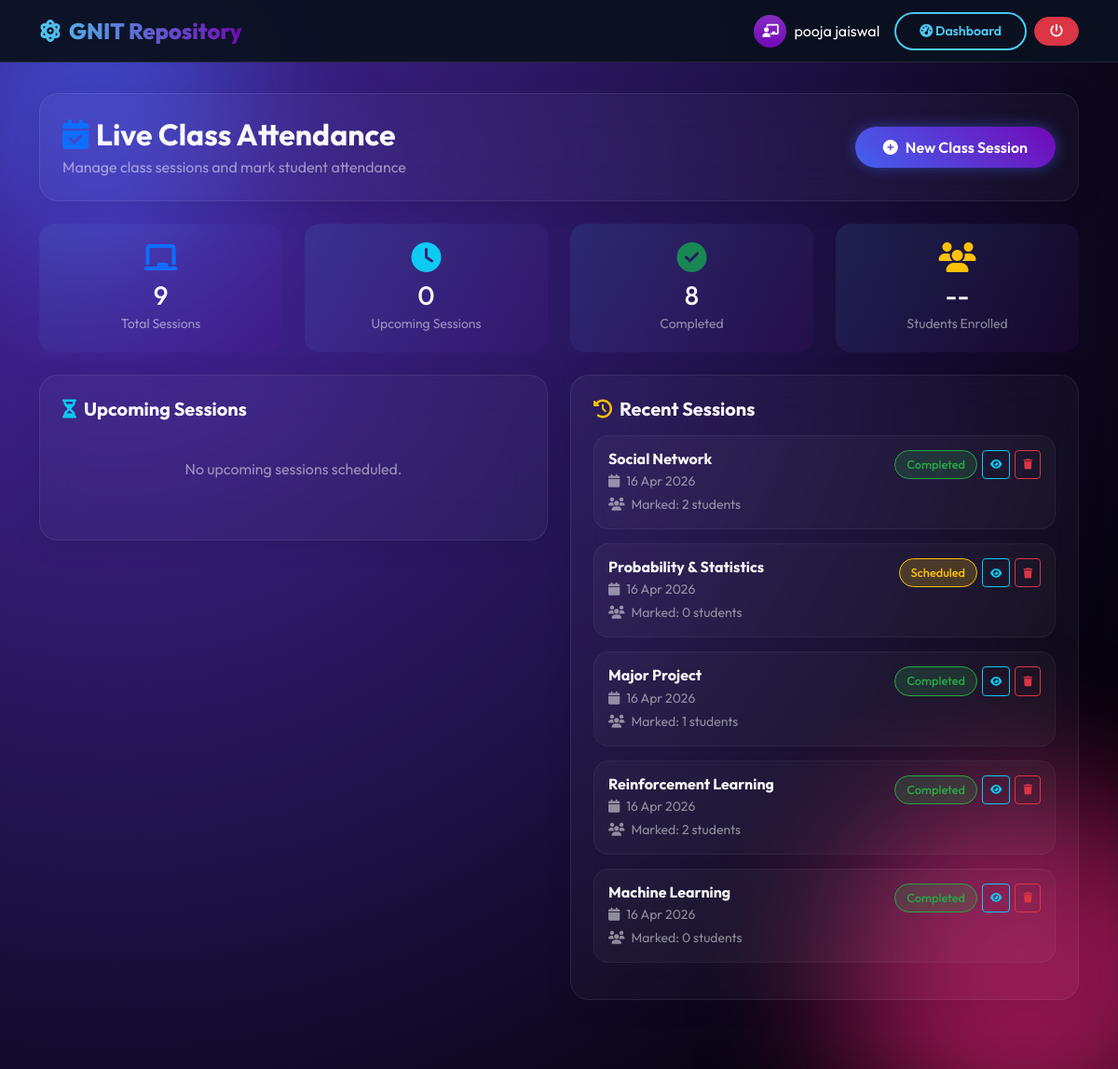
The page /gn-repository/faculty-attendance.php (signed in) on the database its author committed.
### tables this page shows
CREATE TABLE `class_sessions` (
  `id` int(11) NOT NULL,
  `faculty_id` int(11) NOT NULL,
  `subject_id` int(11) NOT NULL,
  `branch` varchar(10) NOT NULL,
  `year` int(11) NOT NULL,
  `semester` int(11) NOT NULL,
  `lecture_topic` varchar(200) DEFAULT NULL,
  `lecture_date` date NOT NULL,
  `start_time` time DEFAULT NULL,
  `end_time` time DEFAULT NULL,
  `status` enum('scheduled','ongoing','completed','cancelled') DEFAULT 'scheduled',
  `created_at` timestamp NOT NULL DEFAULT current_timestamp()
);

CREATE TABLE `subjects` (
  `id` int(11) NOT NULL,
  `subject_code` varchar(20) NOT NULL,
  `subject_name` varchar(100) NOT NULL,
  `branch` varchar(10) NOT NULL,
  `semester` int(11) NOT NULL CHECK (`semester` between 1 and 8),
  `created_at` timestamp NOT NULL DEFAULT current_timestamp()
);

### gn-repository/faculty-attendance.php (the view, shortened to what this page needs)
<?php
require_once 'config.php';
$stmt = $pdo->prepare("SELECT id FROM faculty WHERE user_id = ?");
$stmt->execute([$_SESSION['user_id']]);
$faculty = $stmt->fetch(PDO::FETCH_ASSOC);
$faculty_id = $faculty['id'];
$stmt = $pdo->prepare("
    SELECT cs.*, s.subject_name, s.subject_code
    FROM class_sessions cs
    JOIN subjects s ON cs.subject_id = s.id
    WHERE cs.faculty_id = ? AND cs.lecture_date >= CURDATE() AND cs.status != 'completed'
    ORDER BY cs.lecture_date ASC, cs.start_time ASC
");
$stmt->execute([$faculty_id]);
$upcomingSessions = $stmt->fetchAll(PDO::FETCH_ASSOC);
$stmt = $pdo->prepare("
    SELECT cs.*, s.subject_name, s.subject_code,
        (SELECT COUNT(*) FROM attendance_records WHERE session_id = cs.id) as marked_count
    FROM class_sessions cs
    JOIN subjects s ON cs.subject_id = s.id
    WHERE cs.faculty_id = ? AND (cs.lecture_date < CURDATE() OR cs.status = 'completed')
    ORDER BY cs.lecture_date DESC, cs.start_time DESC
    LIMIT 50
");
$stmt->execute([$faculty_id]);
$pastSessions = $stmt->fetchAll(PDO::FETCH_ASSOC);
?>
<!DOCTYPE html>
<html lang="en">
<head>
  <link href="https://cdn.jsdelivr.net/npm/bootstrap@5.3.0/dist/css/bootstrap.min.css" rel="stylesheet">
  <link rel="stylesheet" href="https://cdnjs.cloudflare.com/ajax/libs/font-awesome/6.4.0/css/all.min.css">
  <link rel="stylesheet" href="css/style.css">
  <link rel="stylesheet" href="css/dashboard.css">
</head>
<body>
  <div class="bg-animated">
    <div class="floating-shape shape-1"></div>
    <div class="floating-shape shape-2"></div>
  </div>
  <nav class="navbar navbar-expand-lg fixed-top">
    <div class="container">
      <a class="navbar-brand" href="index.html">
        <i class="fas fa-atom me-2"></i>GNIT Repository
      </a>
      <div class="ms-auto d-flex align-items-center">
        <div class="bg-gradient rounded-circle me-2 d-flex align-items-center justify-content-center"
          style="width:35px; height:35px; background: var(--purple);">
          <i class="fas fa-chalkboard-teacher small"></i>
        </div>
        <span class="text-white me-3"><?php echo htmlspecialchars($_SESSION['name']); ?></span>
        <a href="faculty-dashboard.php" class="btn btn-sm btn-outline-glow me-2">
          <i class="fas fa-tachometer-alt"></i> Dashboard
        </a>
        <a href="logout.php" class="btn btn-sm btn-danger rounded-pill px-3">
          <i class="fas fa-power-off"></i>
        </a>
      </div>
    </div>
  </nav>
  <div class="container" style="padding-top: 100px; padding-bottom: 50px;">
    <div class="row">
      <div class="col-12 mb-4">
        <div class="glass-panel p-4">
          <div class="d-flex justify-content-between align-items-center flex-wrap gap-3">
            <div>
              <h2 class="fw-bold mb-1"><i class="fas fa-calendar-check text-primary me-2"></i>Live Class Attendance</h2>
              <p class="text-white-50 mb-0">Manage class sessions and mark student attendance</p>
            </div>
            <div class="d-flex gap-2">
              <button class="btn btn-glow" data-bs-toggle="modal" data-bs-target="#createSessionModal">
                <i class="fas fa-plus-circle me-2"></i>New Class Session
              </button>
            </div>
          </div>
        </div>
      </div>
    </div>
    <div class="row g-4 mb-4">
      <div class="col-md-3">
        <div class="quick-stats">
          <i class="fas fa-chalkboard fa-2x text-primary mb-2"></i>
          <h3 class="mb-0"><?php echo count($upcomingSessions) + count($pastSessions); ?></h3>
          <small class="text-white-50">Total Sessions</small>
        </div>
      </div>
      <div class="col-md-3">
        <div class="quick-stats">
          <i class="fas fa-clock fa-2x text-info mb-2"></i>
          <h3 class="mb-0"><?php echo count($upcomingSessions); ?></h3>
          <small class="text-white-50">Upcoming Sessions</small>
        </div>
      </div>
      <div class="col-md-3">
        <div class="quick-stats">
          <i class="fas fa-check-circle fa-2x text-success mb-2"></i>
          <h3 class="mb-0">
            <?php echo count(array_filter($pastSessions, function($s) { return $s['status'] == 'completed'; })); ?></h3>
          <small class="text-white-50">Completed</small>
        </div>
      </div>
      <div class="col-md-3">
        <div class="quick-stats">
          <i class="fas fa-users fa-2x text-warning mb-2"></i>
          <h3 class="mb-0" id="totalStudents">--</h3>
          <small class="text-white-50">Students Enrolled</small>
        </div>
      </div>
    </div>
    <div class="row">
      <div class="col-lg-6 mb-4">
        <div class="glass-panel p-4">
          <h5 class="fw-bold mb-3"><i class="fas fa-hourglass-half text-info me-2"></i>Upcoming Sessions</h5>
          <?php if (empty($upcomingSessions)): ?>
          <p class="text-center text-white-50 py-4">No upcoming sessions scheduled.</p>
          <?php endif; ?>
        </div>
      </div>
      <div class="col-lg-6 mb-4">
        <div class="glass-panel p-4">
          <h5 class="fw-bold mb-3"><i class="fas fa-history text-warning me-2"></i>Recent Sessions</h5>
          <?php if (empty($pastSessions)): ?>
          <p class="text-center text-white-50 py-4">No past sessions found.</p>
          <?php else: ?>
          <?php foreach (array_slice($pastSessions, 0, 5) as $session): ?>
          <div class="session-card">
            <div class="d-flex justify-content-between align-items-start">
              <div>
                <h6 class="fw-bold mb-1"><?php echo htmlspecialchars($session['subject_name']); ?></h6>
                <p class="small text-white-50 mb-1">
                  <i class="fas fa-calendar me-1"></i> <?php echo date('d M Y', strtotime($session['lecture_date'])); ?>
                </p>
                <p class="small text-white-50 mb-0">
                  <i class="fas fa-users me-1"></i> Marked: <?php echo $session['marked_count']; ?> students
                </p>
              </div>
              <div class="action-buttons">
                <span
                  class="status-badge <?php echo $session['status'] == 'completed' ? 'status-present' : 'status-late'; ?>">
                  <?php echo ucfirst($session['status']); ?>
                </span>
                <button class="btn btn-sm btn-outline-info" onclick="viewAttendance(<?php echo $session['id']; ?>)">
                  <i class="fas fa-eye"></i>
                </button>
                <button class="btn btn-sm btn-outline-danger"
                  onclick="deleteSession(<?php echo $session['id']; ?>, '<?php echo addslashes($session['subject_name']); ?>')">
                  <i class="fas fa-trash"></i>
                </button>
              </div>
            </div>
          </div>
          <?php endforeach; ?>
          <?php endif; ?>
        </div>
      </div>
    </div>
  </div>
</body>
</html>

### gn-repository/css/style.css (style rules this page uses)
:root { --primary: #4cc9f0; --secondary: #4361ee; --purple: #7209b7; --pink: #f72585; --dark: #0b1120; --text-light: #f8f9fa; --glass-bg: rgba(255, 255, 255, 0.05); --glass-border: rgba(255, 255, 255, 0.1); --card-shadow: 0 8px 32px 0 rgba(0, 0, 0, 0.3); }
* { margin: 0; padding: 0; box-sizing: border-box; }
body { font-family: 'Outfit', sans-serif; background-color: var(--dark); color: var(--text-light); overflow-x: hidden; min-height: 100vh; }
.bg-animated { position: fixed; top: 0; left: 0; width: 100%; height: 100%; z-index: -1; background: radial-gradient(circle at 10% 20%, rgb(69, 39, 160) 0%, rgb(0, 0, 0) 90%); }
.floating-shape { position: absolute; border-radius: 50%; filter: blur(80px); opacity: 0.6; animation: float 10s infinite alternate; }
.shape-1 { width: 300px; height: 300px; background: var(--secondary); top: -50px; left: -50px; }
.shape-2 { width: 400px; height: 400px; background: var(--pink); bottom: -100px; right: -100px; animation-delay: -5s; }
.navbar { background: rgba(11, 17, 32, 0.95); backdrop-filter: blur(15px); border-bottom: 1px solid var(--glass-border); padding: 10px 0; }
.navbar-brand { font-weight: 800; font-size: 1.5rem; background: linear-gradient(to right, var(--primary), var(--purple)); -webkit-background-clip: text; -webkit-text-fill-color: transparent; }
.btn-glow { background: linear-gradient(45deg, var(--secondary), var(--purple)); border: none; color: white; padding: 10px 30px; border-radius: 50px; font-weight: 600; box-shadow: 0 0 15px rgba(67, 97, 238, 0.5); transition: 0.3s; position: relative; overflow: hidden; }
.btn-outline-glow { background: transparent; border: 2px solid var(--primary); color: var(--primary); border-radius: 50px; padding: 8px 25px; font-weight: 600; transition: 0.3s; }
.glass-panel { background: rgba(255, 255, 255, 0.03); backdrop-filter: blur(20px); -webkit-backdrop-filter: blur(20px); border: 1px solid rgba(255, 255, 255, 0.08); border-radius: 20px; box-shadow: 0 4px 30px rgba(0, 0, 0, 0.1); }

### gn-repository/faculty-attendance.php (style rules this page uses)
.status-badge { padding: 5px 12px; border-radius: 20px; font-size: 0.8rem; font-weight: 500; }
.status-present { background: rgba(40, 167, 69, 0.2); color: #28a745; border: 1px solid #28a745; }
.status-late { background: rgba(255, 193, 7, 0.2); color: #ffc107; border: 1px solid #ffc107; }
.session-card { background: rgba(255, 255, 255, 0.03); border-radius: 16px; padding: 15px; margin-bottom: 15px; transition: all 0.3s ease; border: 1px solid rgba(255, 255, 255, 0.05); }
.quick-stats { background: linear-gradient(135deg, rgba(76, 201, 240, 0.1), rgba(114, 9, 183, 0.1)); border-radius: 16px; padding: 20px; text-align: center; }
.action-buttons { display: flex; gap: 5px; }
.action-buttons .btn-sm { padding: 4px 8px; font-size: 11px; }

### rows shown on the page
class_sessions: subject.subject_name "Social Network", lecture_date "16 Apr 2026", marked_count "2", status "Completed"
class_sessions: subject.subject_name "Probability & Statistics", lecture_date "16 Apr 2026", marked_count "0", status "Scheduled"
class_sessions: subject.subject_name "Major Project", lecture_date "16 Apr 2026", marked_count "1", status "Completed"
class_sessions: subject.subject_name "Reinforcement Learning", lecture_date "16 Apr 2026", marked_count "2", status "Completed"
class_sessions: subject.subject_name "Machine Learning", lecture_date "16 Apr 2026", marked_count "0", status "Completed"

### other values the page prints
$_SESSION['name'] "pooja jaiswal"
count($upcomingSessions) + count($pastSessions) "9"
count($upcomingSessions) "0"
